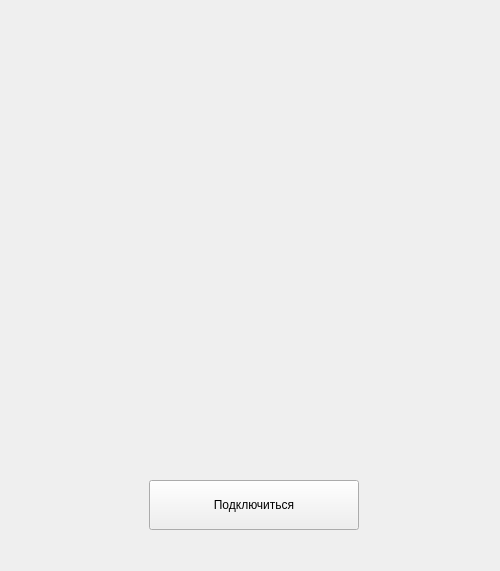
<?xml version="1.0" encoding="UTF-8"?>
<ui version="4.0">
 <class>Widget</class>
 <widget class="QWidget" name="Widget">
  <property name="geometry">
   <rect>
    <x>0</x>
    <y>0</y>
    <width>500</width>
    <height>571</height>
   </rect>
  </property>
  <property name="windowTitle">
   <string>Widget</string>
  </property>
  <property name="styleSheet">
   <string notr="true"/>
  </property>
  <widget class="QPushButton" name="pushButton">
   <property name="geometry">
    <rect>
     <x>149</x>
     <y>480</y>
     <width>210</width>
     <height>50</height>
    </rect>
   </property>
   <property name="styleSheet">
    <string notr="true"/>
   </property>
   <property name="text">
    <string>Подключиться</string>
   </property>
  </widget>
  <widget class="QLabel" name="label">
   <property name="geometry">
    <rect>
     <x>440</x>
     <y>30</y>
     <width>31</width>
     <height>31</height>
    </rect>
   </property>
   <property name="text">
    <string/>
   </property>
   <property name="pixmap">
    <pixmap resource="resourses/resourses.qrc">:/images/main-menu.png</pixmap>
   </property>
   <property name="scaledContents">
    <bool>true</bool>
   </property>
  </widget>
 </widget>
 <resources>
  <include location="resourses/resourses.qrc"/>
 </resources>
 <connections/>
</ui>
